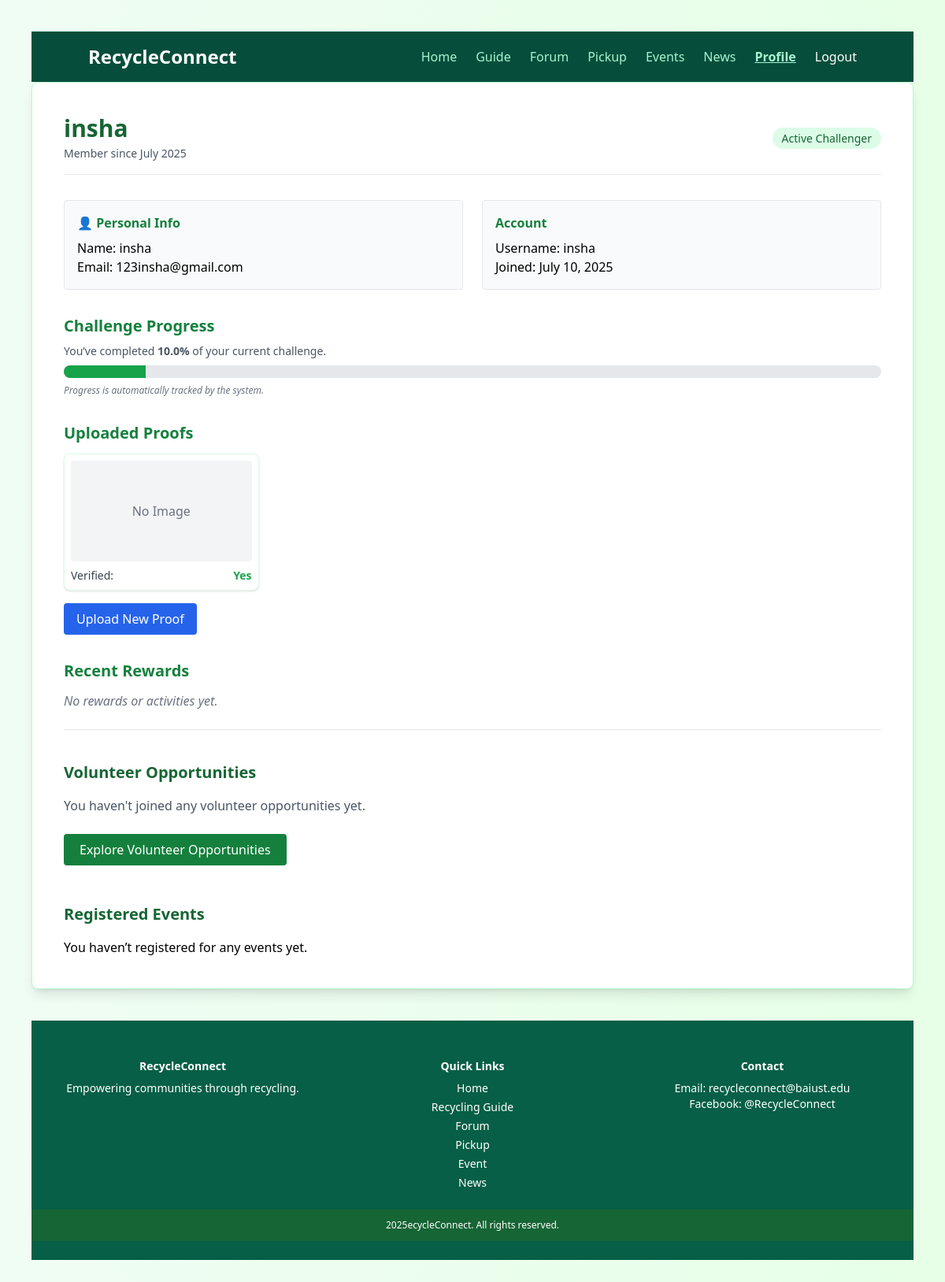
The page /profile/ (signed in) on the database as committed earlier.
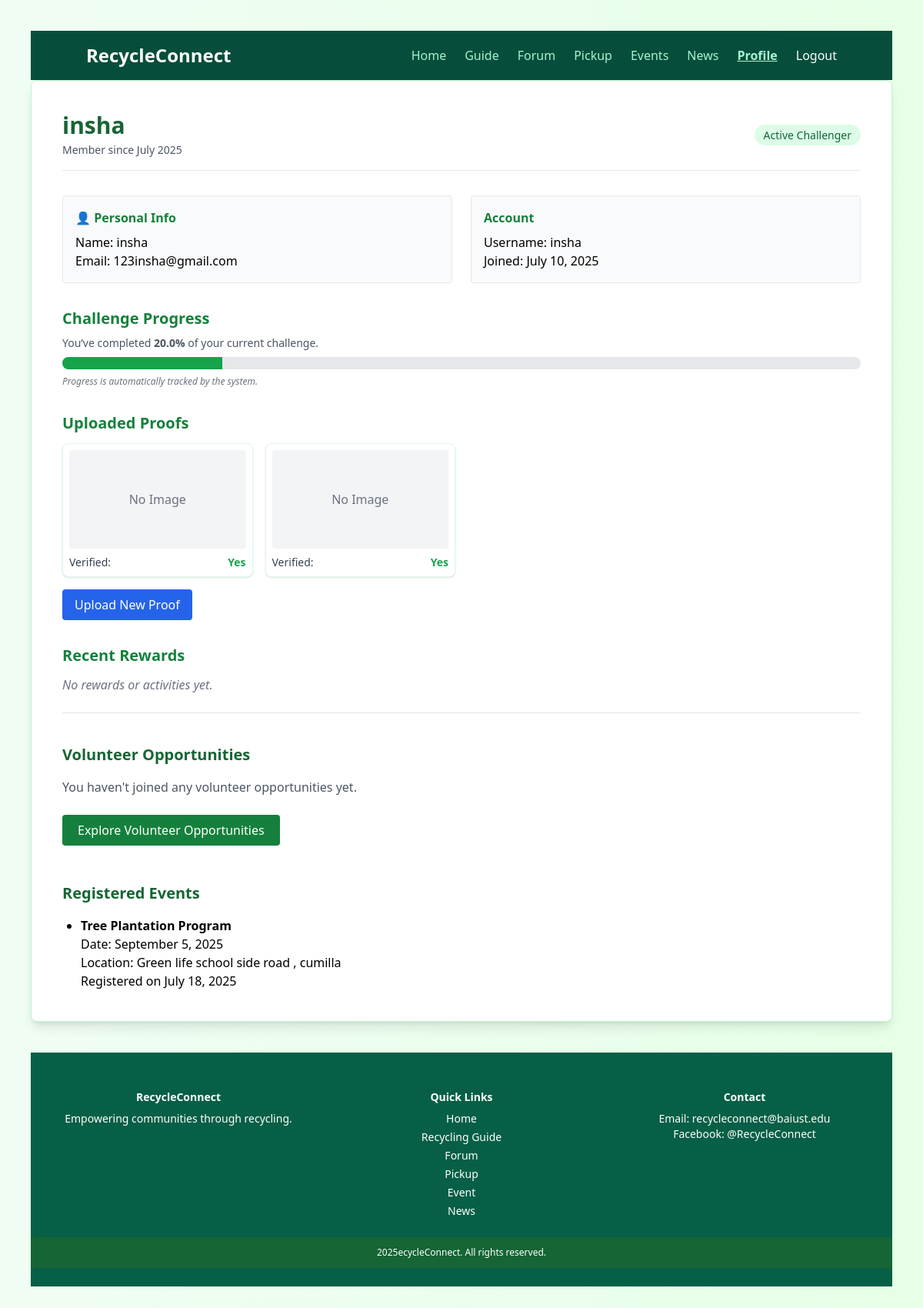
The same page on the database as committed later.
### recycle_connect/models.py (models this page shows, shortened)
class UserChallenge(models.Model):
    user = models.ForeignKey(User, on_delete=models.CASCADE)
    progress = models.FloatField(default=0.0)
    joined_at = models.DateTimeField(auto_now_add=True)

class RecyclingProof(models.Model):
    challenge = models.ForeignKey(UserChallenge, related_name='proofs', on_delete=models.CASCADE)
    image = models.ImageField(upload_to='proofs/')
    verified = models.BooleanField(default=False)

class EventRegistration(models.Model):
    user = models.ForeignKey(User, on_delete=models.CASCADE)
    event = models.ForeignKey(Event, on_delete=models.CASCADE)
    name = models.CharField(max_length=100)
    email = models.EmailField()
    registered_at = models.DateTimeField(auto_now_add=True)
    class Meta:
        unique_together = ('user', 'event')

class Event(models.Model):
    title = models.CharField(max_length=200)
    description = models.TextField(blank=True)
    date = models.DateField()
    location = models.CharField(max_length=200)

### recycle_connect/views.py (the view)
# urls.py: path('profile/', views.user_profile, name='user_profile'),
@login_required
def user_profile(request):
    user = request.user
    challenge = UserChallenge.objects.filter(user=user).first()
    proofs = RecyclingProof.objects.filter(challenge=challenge) if challenge else None
    recent_rewards = Reward.objects.filter(user=user).order_by('-date_awarded')[:5]
    volunteer_signups = VolunteerSignup.objects.filter(user=user)
    registrations = EventRegistration.objects.filter(user=user).select_related('event').order_by('-registered_at')
    return render(request, 'user_profile.html', {
        'user': user,
        'challenge': challenge,
        'proofs': proofs,
        'recent_rewards': recent_rewards,
        'volunteer_signups': volunteer_signups,
        'registrations': registrations,
    })

### template/user_profile.html (shortened to what the changed rows need)
{% load static %}
<!DOCTYPE html>
<html lang="en">
<head>
  <script src="https://cdn.tailwindcss.com"></script>
</head>
<body class="min-h-screen py-10 px-4 sm:px-10 font-sans">
<header class="bg-[var(--forest-green)] text-white">
  <div class="container mx-auto px-6 py-4 flex justify-between items-center">
    <h1 class="text-2xl font-bold">RecycleConnect</h1>
  </div>
</header>
<div class="w-full max-w-6xl mx-auto bg-white shadow-lg rounded-lg p-6 sm:p-10 border border-green-200">
  <div class="flex flex-col sm:flex-row sm:items-center sm:justify-between mb-8 border-b pb-4">
    <div>
      <h1 class="text-3xl font-bold text-green-800">{{ user.username }}</h1>
    </div>
  </div>
  <section class="grid grid-cols-1 sm:grid-cols-2 gap-6 mb-8">
    <div class="bg-gray-50 p-4 rounded border">
      <h2 class="font-semibold text-green-700 mb-2">👤 Personal Info</h2>
    </div>
    <div class="bg-gray-50 p-4 rounded border">
      <h2 class="font-semibold text-green-700 mb-2">Account</h2>
    </div>
  </section>
  {% if challenge %}
  <section class="mb-8">
    <h2 class="text-xl font-semibold text-green-700 mb-2">Challenge Progress</h2>
    <p class="text-sm text-gray-600 mb-2">You’ve completed <strong>{{ challenge.progress }}%</strong> of your current challenge.</p>
    <div class="w-full bg-gray-200 h-4 rounded-full overflow-hidden">
      <div class="bg-green-600 h-full transition-all duration-500" style="width: {{ challenge.progress }}%"></div>
    </div>
    <p class="text-xs mt-2 italic text-gray-500">Progress is automatically tracked by the system.</p>
  </section>
  <section class="mb-8">
    <h2 class="text-xl font-semibold text-green-700 mb-3">Uploaded Proofs</h2>
    {% if proofs %}
    <div class="grid grid-cols-2 sm:grid-cols-3 lg:grid-cols-4 gap-4">
      {% for proof in proofs %}
      <div class="border border-green-100 rounded-lg bg-white shadow hover:shadow-md transition p-2 flex flex-col">
        {% if proof.image %}
        <img src="{{ proof.image.url }}" class="w-full h-32 object-cover rounded" alt="Proof">
        {% else %}
        <div class="w-full h-32 flex items-center justify-center bg-gray-100 text-gray-500 rounded">No Image</div>
        {% endif %}
        <p class="mt-2 text-sm text-gray-700 flex justify-between items-center">
          <span>Verified:</span>
          {% if proof.verified %}
          <span class="text-green-600 font-semibold">Yes</span>
          {% else %}
          <span class="text-red-600 font-semibold">No</span>
          {% endif %}
        </p>
      </div>
      {% endfor %}
    </div>
    {% else %}
    <p class="text-gray-500 italic">No proofs uploaded yet.</p>
    {% endif %}
    <a href="{% url 'upload_proof' %}" class="mt-4 inline-block bg-blue-600 text-white px-4 py-2 rounded hover:bg-blue-700 transition">Upload New Proof</a>
  </section>
  <section>
    <h2 class="text-xl font-semibold text-green-700 mb-3">Recent Rewards</h2>
    {% if recent_rewards %}
    <div class="space-y-3">
      {% for reward in recent_rewards %}
      <div class="bg-green-50 border border-green-100 p-3 rounded shadow-sm">
        <p class="font-semibold text-green-800">{{ reward.title }}</p>
        <p class="text-sm text-gray-700">{{ reward.description }}</p>
        <p class="text-xs text-gray-500">{{ reward.date|date:"F j, Y" }}</p>
      </div>
      {% endfor %}
    </div>
    {% else %}
    <p class="text-gray-500 italic">No rewards or activities yet.</p>
    {% endif %}
  </section>
  {% endif %}
  <section class="mt-10">
    <h2 class="text-xl font-bold text-green-800 mb-4">Volunteer Opportunities</h2>
  </section>
  <section class="mt-12">
    <h2 class="text-xl font-bold text-green-800 mb-4">Registered Events</h2>
    {% if registrations %}
      <ul class="list-disc pl-6 space-y-2 text-left">
        {% for reg in registrations %}
        <li>
          <strong>{{ reg.event.title }}</strong><br>
          Date: {{ reg.event.date|date:"F j, Y" }}<br>
          Location: {{ reg.event.location }}<br>
          Registered on {{ reg.registered_at|date:"F j, Y" }}
        </li>
        {% endfor %}
      </ul>
    {% else %}
      <p>You haven’t registered for any events yet.</p>
    {% endif %}
  </section>
</div>
  <footer class="bg-[var(--dark-green)] text-white text-center py-6 mt-10">
    <div class="max-w-7xl mx-auto py-6 px-4 grid grid-cols-1 sm:grid-cols-2 md:grid-cols-3 gap-4 text-sm">
      <div>
        <h2 class="font-bold mb-2">RecycleConnect</h2>
      </div>
      <div>
        <h2 class="font-bold mb-2">Quick Links</h2>
      </div>
      <div>
        <h2 class="font-bold mb-2">Contact</h2>
      </div>
    </div>
  </footer>
</body>
</html>

Rows that differ between the two databases and show on the page:
changed UserChallenge: progress "10.0" → "20.0"
added RecyclingProof: image "No Image", verified "Yes"
added EventRegistration: event "Tree Plantation Program", event "September 5, 2025", event.location "Green life school side road , cumilla", registered_at "July 18, 2025"
Other text that changed with them:
text no longer shown: "You haven’t registered for any events yet."
